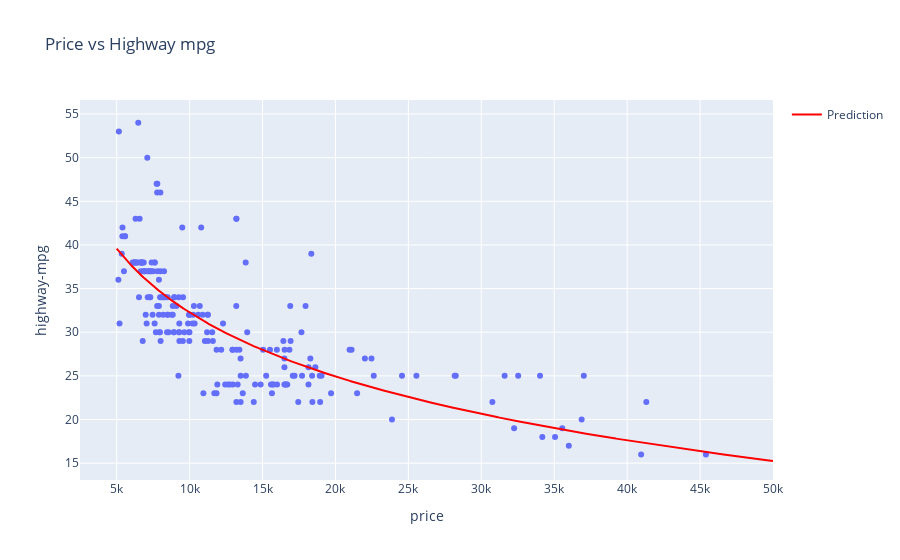

The code cell stored with this chart in its notebook:
### Code cell
# Generate potential prices from $5,000 to $50,000
potential_price = np.linspace(5000, 50000, 5000)

# Convert potential_price to log_price
log_price = np.log(potential_price)

# Calculate the predicted mpg using the regression model fitted on log_price
predicted_mpg = slope * log_price + intercept

# Create a scatter plot using Plotly Express
fig = px.scatter(df, x='price', y='highway-mpg', title='Price vs Highway mpg')

# Add a line plot using Plotly Graph Objects
fig.add_trace(
    go.Scatter(x=potential_price, y=predicted_mpg, mode='lines', name='Prediction', line=dict(color='red'))
)

### Figure 1 — Plotly figure (JSON) as saved in the notebook; plotly's stock layout.template omitted (floating-point values rounded to 4 significant figures; data arrays with more than 128 entries replaced by an {"elided": "..."} marker saying what was removed)
{"data": [{"hovertemplate": "price=%{x}<br>highway-mpg=%{y}<extra></extra>", "legendgroup": "", "marker": {"color": "#636efa", "symbol": "circle"}, "mode": "markers", "name": "", "orientation": "v", "showlegend": false, "type": "scatter", "x": {"elided": "205 float values"}, "xaxis": "x", "y": {"elided": "205 int values"}, "yaxis": "y"}, {"line": {"color": "red"}, "mode": "lines", "name": "Prediction", "type": "scatter", "x": {"elided": "5000 float values"}, "y": {"elided": "5000 float values"}}], "layout": {"autosize": true, "legend": {"tracegroupgap": 0}, "title": {"text": "Price vs Highway mpg"}, "xaxis": {"anchor": "y", "autorange": true, "domain": [0, 1], "range": [2606.0, 50000], "title": {"text": "price"}, "type": "linear"}, "yaxis": {"anchor": "x", "autorange": true, "domain": [0, 1], "range": [12.86, 57.14], "title": {"text": "highway-mpg"}, "type": "linear"}}}
